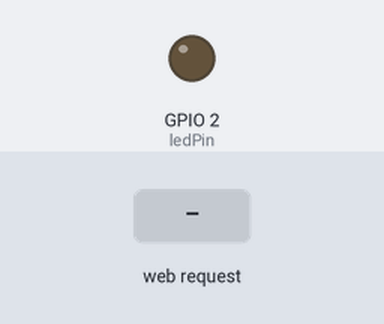
Bench run of a sketch on a simulated ESP32. Shown: output pins drawn as LEDs (lit = HIGH). The inputs (shaded band) are chosen by the test bench. WiFi joins after 1.5 s; servers stay silent unless stated; what the sketch prints to the serial monitor is not drawn.

Above: at 3.2 s.
3.3 s: HTTP request GET /LED=ON received
At 4.5 s:
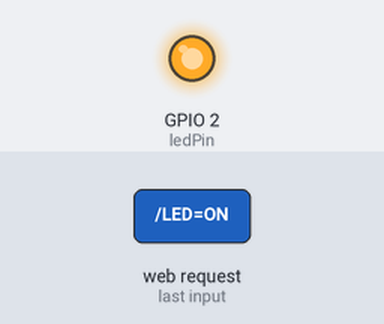
4.8 s: HTTP request GET /LED=OFF received
At 5.7 s:
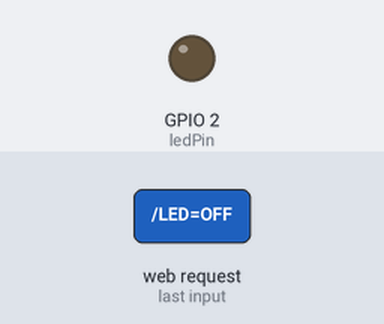
Timing chart, 0 to 7.8 s (numbered marks = the images above; inputs shaded):
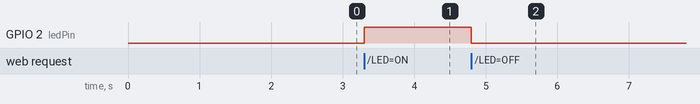

Measured:
- after the input at 3.3 s, GPIO 2 (ledPin): LOW → HIGH at once
- after the input at 4.8 s, GPIO 2 (ledPin): HIGH → LOW at once

The sketch:

projekt_rele.ino
```cpp
#include <WiFi.h>

// Replace with your Wi-Fi credentials
const char* ssid = "YOUR_WIFI_SSID";
const char* password = "YOUR_WIFI_PASSWORD";

// Set LED pin (usually GPIO 2)
const int ledPin = 2;

WiFiServer server(80);

void setup() {
  Serial.begin(115200);
  pinMode(ledPin, OUTPUT);
  digitalWrite(ledPin, LOW);

  // Connect to Wi-Fi
  Serial.print("Connecting to WiFi");
  WiFi.begin(ssid, password);
  while (WiFi.status() != WL_CONNECTED) {
    delay(1000);
    Serial.print(".");
  }
  Serial.println("\nConnected to WiFi!");
  Serial.print("IP address: ");
  Serial.println(WiFi.localIP());

  server.begin();
}

void loop() {
  WiFiClient client = server.available();

  if (client) {
    Serial.println("Client connected");
    String request = client.readStringUntil('\r');
    Serial.println(request);
    client.flush();

    // Control LED based on request
    if (request.indexOf("/LED=ON") != -1) {
      digitalWrite(ledPin, HIGH);
    } else if (request.indexOf("/LED=OFF") != -1) {
      digitalWrite(ledPin, LOW);
    }

    // Send simple HTML response
    client.println("HTTP/1.1 200 OK");
    client.println("Content-type:text/html");
    client.println();

   client.println("<head><meta charset=\"UTF-8\"></head>");
    client.println("<body style='text-align:center; background-color: #F5F5DC; color: black;'>");
    client.println("<h2 style='font-family: verdana;'>Ovládání led světla na ESP32</h2>");
    client.println("<a href=\"/LED=ON\"><button style='background-color: #04AA6D; color: white; font-size: 30px; padding: 12px; border: none; border-radius: 5px; cursor: pointer;'>Zapnout</button></a>");
    client.println("&nbsp;");
    client.println("<a href=\"/LED=OFF\"><button style='background-color: #f44336; color: white; font-size: 30px; padding: 12px; border: none; border-radius: 5px; cursor: pointer;'>Vypnout</button></a>");
    client.println("</body></html>");

    client.stop();
    Serial.println("Client disconnected");
  }
}
```
